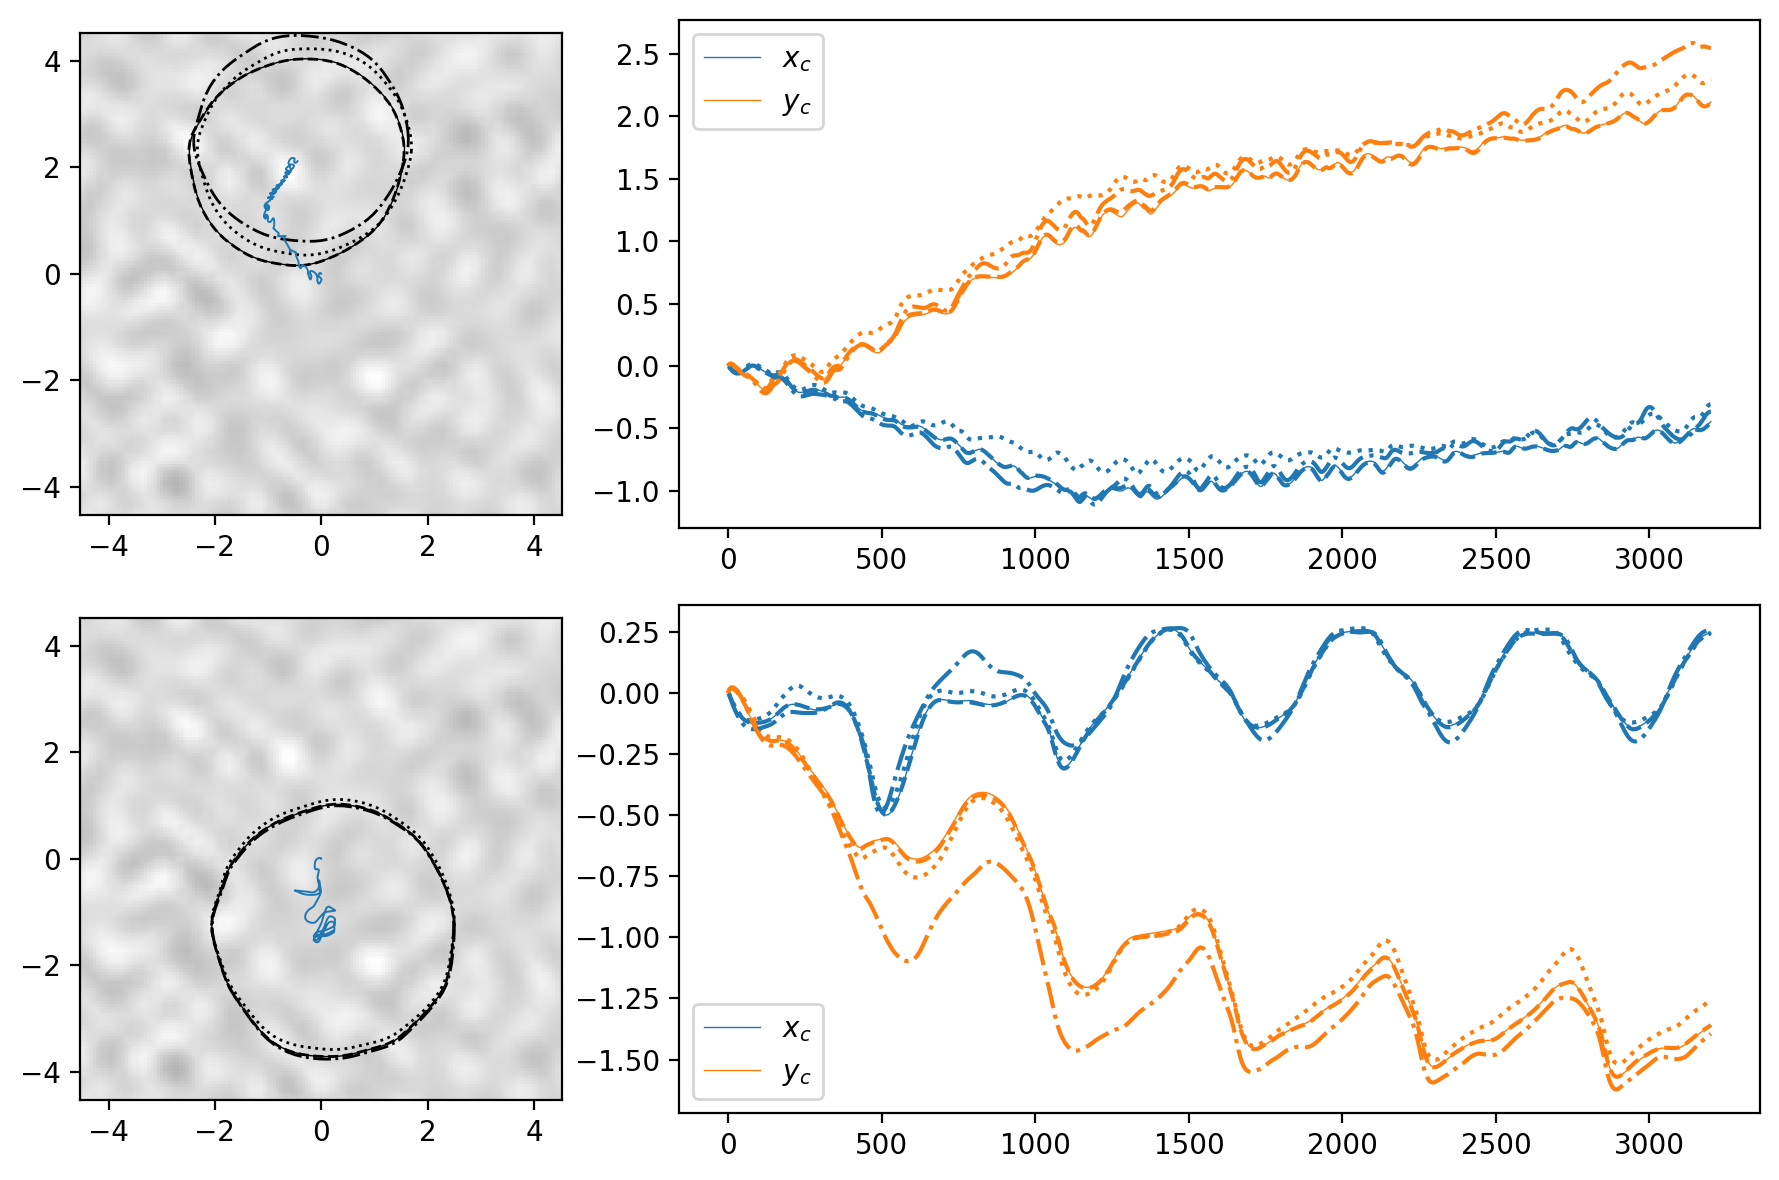

Recreate this plot in Python.
# -*- coding: utf-8 -*-
"""
Data generation for figure 03
"""
import sys
sys.path.append("../main/")
import numpy as np
from ODEdrop import *
from scipy.interpolate import LinearNDInterpolator
from scipy.spatial import Delaunay
from matplotlib.gridspec import GridSpec
from matplotlib.colors import LinearSegmentedColormap

# Colormap
cmap = LinearSegmentedColormap.from_list('custom greys', [(1,1,1),(0.7,0.7,0.7)], N=256)

# Heterogeneity function
het_data = loadmat("Figure03_het.mat")
het_X = het_data["X"].flatten()
het_Y = het_data["Y"].flatten()
het_g = het_data["F"].flatten()
ix = (np.abs(het_X)<=5) & (np.abs(het_Y)<=5)
het_X = het_X[ix]
het_Y = het_Y[ix]
het_g = het_g[ix]

# Compute the triangulation of the heterogeneity
tri = Delaunay(list(zip(het_X, het_Y)))  

# Perform the interpolation with the given values
ginterp = LinearNDInterpolator(tri, het_g)
g = lambda x,y: ginterp(x,y)

# Volume variations
def V(t):
    return Vperiodic(t,p=Period[ax],Vamp=1.5*np.pi)
    
# SHADE PROFILE
Npt = 150
xf,yf = np.meshgrid(np.linspace(-4.5,4.5,Npt),np.linspace(-4.5,4.5,Npt))
Gf = g(xf,yf)


fig = plt.figure(figsize=(9,6),tight_layout=True)
gs = GridSpec(2, 3, figure=fig)


axL = (fig.add_subplot(gs[0, 0],adjustable='box',aspect=1), \
         fig.add_subplot(gs[1, 0],adjustable='box',aspect=1))
axR = (fig.add_subplot(gs[0,1:]),fig.add_subplot(gs[1,1:]))

PDEfiles = ["Figure03_PDE_a","Figure03_PDE_b"]
Period = [200,600]
for ax in [0,1]:
    axL[ax].pcolor(xf[0],yf[:,0],Gf,shading='auto',cmap=cmap)

    # Load PDE data
    n = 100
    PDEdata = loadmat(PDEfiles[ax])
    u = 2*np.pi*np.arange(1,n+1)/n
    Xc = PDEdata["X"]
    Yc = PDEdata["Y"]
    CL = PDEdata["Bound"]
    tPDE=PDEdata["tPDE"]
    
    X = Xc[-1] + CL[-1,:]*np.cos(u)
    Y = Yc[-1] + CL[-1,:]*np.sin(u)
    axL[ax].fill(X,Y,edgecolor='k',fill=False,lw=0.5)
    axL[ax].plot(Xc,Yc,lw=0.7)
    axR[ax].plot(tPDE[::10],Xc[::10],label='$x_c$',lw=0.5)
    axR[ax].plot(tPDE[::10],Yc[::10],label='$y_c$',lw=0.5)
    axR[ax].legend()
    
    # Three cases investigated [bim,order,line style]
    #   Case 1: Bim, all terms, dashed
    #   Case 2: Reduced, all terms, dotted
    #   Case 3: Bim, Low-order, dot-dashed
    t_end = 3200
    tp = np.arange(t_end+1)
    cases = ([True,2,'--'],[False,2,':'],[True,0,'-.'])
    
    for case in cases:    
        drop = ODEdrop(het=g,t_end=t_end,V=V,bim=case[0],order=case[1])
        drop.solve()
    
        # Draw contact line
        X,Y = drop.getcl(t_end)
        axL[ax].fill(X,Y,ls=case[2],fill=False)
        Xc,Yc,__ = drop.getcl(tp,coord='polar')
    
        # Draw centroid
        axR[ax].set_prop_cycle(None)
        axR[ax].plot(tp,Xc,case[2])
        axR[ax].plot(tp,Yc,case[2])
    
plt.savefig('Figure03.png',bbox_inches='tight', dpi=200)